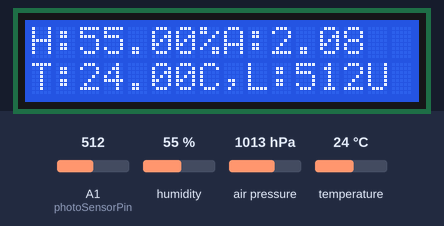
The sketch below on a simulated Arduino Uno, built with avr-gcc and run on an emulated ATmega328P. Shown: 16×2 character LCD. The inputs (shaded band) are chosen by the test bench; at power-on: humidity 55 %, air pressure 1013 hPa, A1 (photoSensorPin) = 512, temperature 24 °C. What the sketch prints to the serial monitor is not drawn.

Above: at 1.2 s.
1.3 s: humidity set to 22 %
At 3.3 s:
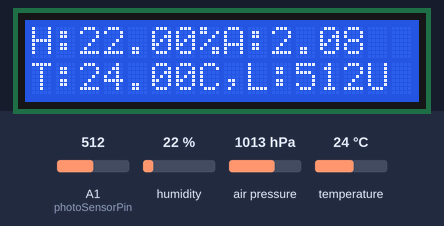
3.7 s: air pressure set to 952 hPa
At 4.3 s:
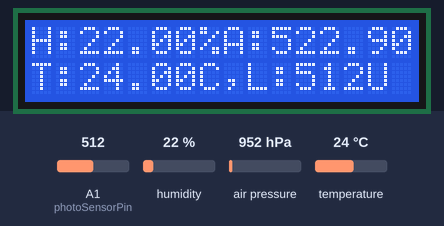
5.2 s: A1 (photoSensorPin) set to 716
At 6.4 s:
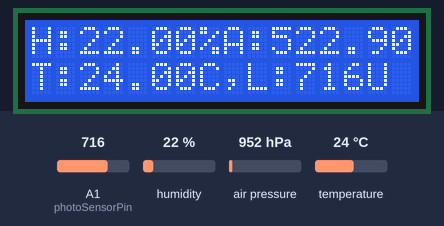
6.7 s: temperature set to 12 °C
At 9.7 s:
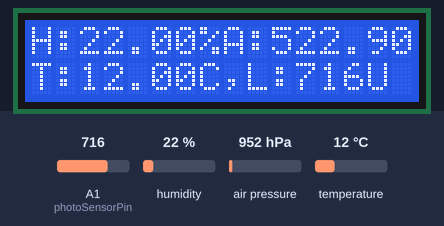
10.0 s: A1 (photoSensorPin) set to 107
At 11.0 s:
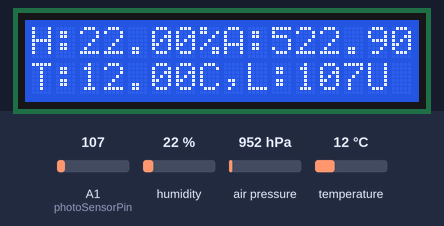
11.5 s: A1 (photoSensorPin) set to 88
At 12.3 s:
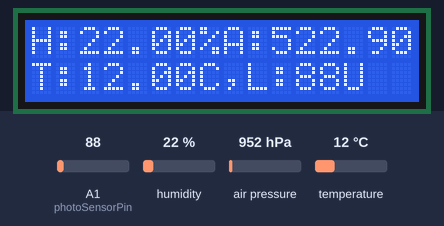
Timing chart, 0 to 14.0 s (numbered marks = the images above; inputs shaded):
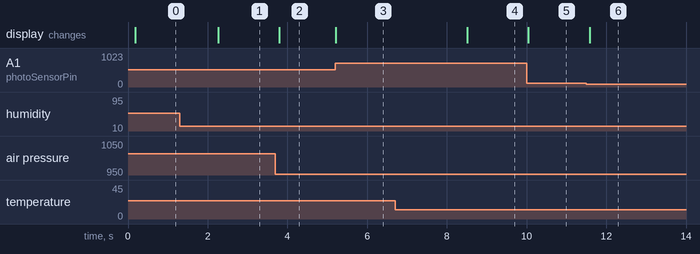

Measured:
- after the input at 1.3 s, the display: changes after 0.96 s (image 1)
- after the input at 3.7 s, the display: changes after 0.09 s (image 2)
- after the input at 5.2 s, the display: changes at once (image 3)
- after the input at 6.7 s, the display: changes after 1.8 s (image 4)
- after the input at 10.0 s, the display: changes at once (image 5)
- after the input at 11.5 s, the display: changes after 0.08 s (image 6)

The sketch:

L14_Final_EmonCMS.ino
```cpp
#include <SPI.h>
#include <LiquidCrystal.h>
#include "DHT.h"
#include "Wire.h"
#include "Adafruit_BMP085.h"
#include <Ethernet.h>
#define DHTPIN 8
#define DHTTYPE DHT22
DHT dht(DHTPIN, DHTTYPE);
LiquidCrystal lcd(7, 9, 5, 4, 3, 2);
Adafruit_BMP085 bmp;
float humidity = 0;
float temperature = 0;
float altitude = 0;
float pressure = 0;
int photoSensorPin = 1;
volatile int photoSensorValue = 0;
byte mac[] = { 0xDE, 0xAD, 0x45, 0xEF, 0xFE, 0xED };
byte ip[] = {192,168,111,177 };
unsigned long lastConnectionTime = 0;
const unsigned long postingInterval = 60000;
const String APIKEY="4078c823691aeda32c3816206d5da8f3";
const char URL[] ="emoncms.org";
const int PORT=80;
EthernetClient webClient;

void setup()
{
  Serial.begin(9600);
  Serial.println("Starting.");
  Ethernet.begin(mac,ip);
  Serial.println("up and running....");
  bmp.begin();
  dht.begin();
  lcd.begin(16, 2);
  lcd.print("Starting up.");
  lcd.clear();
  lcd.setCursor(0,0);
  lcd.setCursor(0,1);
  lcd.print("Started.");
}

void loop()
{
    delay(100);
    do_weblog();
}

// =========================================================================
/*
This is where it all happens.
If the posting interval is reached then a new POST is done with the latest data
If not time yet, we simply exit
 */
void do_weblog() {
    makeMeasurement();
    if(!webClient.connected() && (millis() - lastConnectionTime > postingInterval)) {
        Serial.println("Transmitting.");
        sendData();
    }
}

void makeMeasurement()
{
  pressure = bmp.readPressure() / 100;
  altitude = bmp.readAltitude();
  photoSensorValue = analogRead(photoSensorPin);  //get the voltage value from input pin
  humidity = dht.readHumidity();
  temperature = dht.readTemperature();
  lcd.clear();
  lcd.print("H:");
  lcd.print(humidity);
  lcd.print("%");
  lcd.print("A:");
  lcd.print(altitude);
  lcd.setCursor(0, 1);
  lcd.print("T:");
  lcd.print(temperature);
  lcd.print("C");
  lcd.print(",L:");
  lcd.print(photoSensorValue);
  lcd.print("U");
}

void sendData() {
    // Create the 'content' string to send.
    String json;
    json =  "{temp:";
    json +=  String(temperature);
    json += ",hum:";
    json += String(humidity);
    json += ",pres:";
    json += String(pressure);
    json += ",alt:";
    json += String(altitude);
    json += ",lum:";
    json += String(photoSensorValue);
    json +=  "}";
    String str;
    str = "GET ";
    str += "/input/post.json?json=";
    str +=  json;
    str += "&apikey=";
    str +=  APIKEY;
    str += " HTTP/1.1\r\n";
    str += "Host: ";
    str += URL;
    str += "\r\n";
    str += "User-Agent: Arduino-ethernet\r\n";
    str += "Connection: close\r\n";
    str += "\r\n";
    Serial.println();
    Serial.print(str);
    Serial.println();
    Serial.println();
    Serial.println("connecting...");
    if (webClient.connect(URL, PORT))
    {
        webClient.print(str);  // send data to Emoncms
        delay(1000);        // wait for a response
        while (webClient.available()) {
          char c = webClient.read();
          Serial.print(c);
        }
    }

    else {
        // if you couldn't make a connection:
        Serial.println();
        Serial.println("Connection failed");
        Serial.println("disconnecting.");
        Serial.println();
        webClient.stop();
    }
    // note the time that the connection was made
    lastConnectionTime = millis();
}
```
